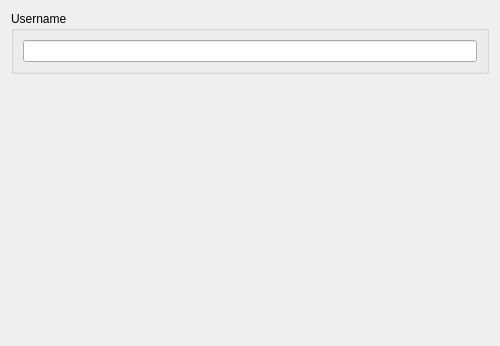
<?xml version="1.0" encoding="UTF-8"?>
<ui version="4.0">
 <class>user_settings_widget</class>
 <widget class="QWidget" name="user_settings_widget">
  <property name="geometry">
   <rect>
    <x>0</x>
    <y>0</y>
    <width>500</width>
    <height>346</height>
   </rect>
  </property>
  <property name="windowTitle">
   <string>Form</string>
  </property>
  <layout class="QGridLayout" name="gridLayout">
   <item row="0" column="0">
    <widget class="QGroupBox" name="groupBox">
     <property name="title">
      <string>Username</string>
     </property>
     <layout class="QGridLayout" name="gridLayout_3">
      <item row="0" column="0">
       <widget class="QLineEdit" name="username"/>
      </item>
     </layout>
    </widget>
   </item>
   <item row="1" column="0">
    <spacer name="verticalSpacer">
     <property name="orientation">
      <enum>Qt::Orientation::Vertical</enum>
     </property>
     <property name="sizeHint" stdset="0">
      <size>
       <width>20</width>
       <height>40</height>
      </size>
     </property>
    </spacer>
   </item>
  </layout>
 </widget>
 <resources/>
 <connections>
  <connection>
   <sender>username</sender>
   <signal>textChanged(QString)</signal>
   <receiver>user_settings_widget</receiver>
   <slot>username_changed(QString)</slot>
   <hints>
    <hint type="sourcelabel">
     <x>121</x>
     <y>59</y>
    </hint>
    <hint type="destinationlabel">
     <x>1</x>
     <y>2</y>
    </hint>
   </hints>
  </connection>
 </connections>
</ui>
